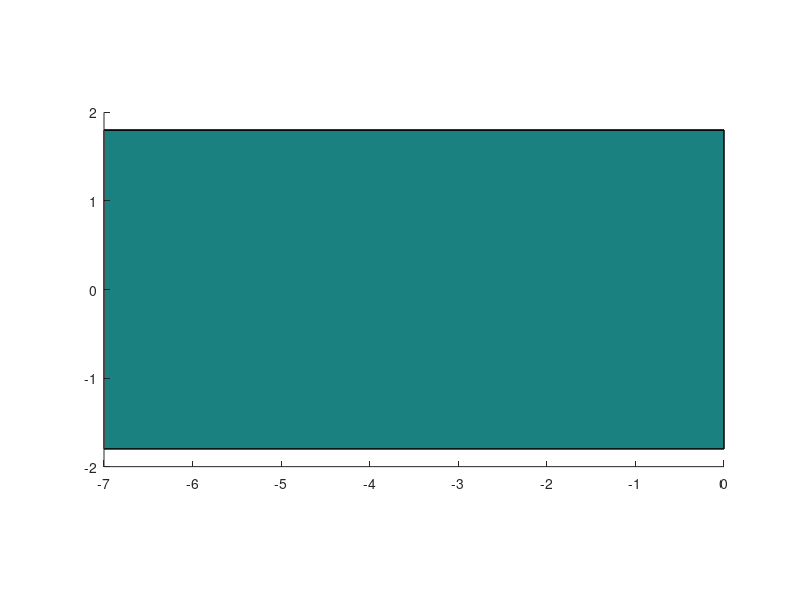

Source code (MATLAB):
function p = testArm(parentAxes, faceColor)
if (nargin == 0)
    parentAxes = gca;
    faceColor = [.1 .5 .5];
elseif (nargin == 1)
    faceColor = [.1 .5 .5];
end
set(parentAxes, 'DataAspectRatio', [1 1 1]);
link0Verts =...
    [ -7  -1.8   6.95-6.7;%1
      -7   1.8   6.95-6.7;%2
      -7   1.8   6.7-6.7;%3
      -7  -1.8   6.7-6.7;%4
      0	 -1.8	6.95-6.7;%5
      0	 -1.8 	6.7-6.7;%6
      0	  1.8	6.7-6.7;%7
      0	  1.8	6.95-6.7;];%8
 
AA = zeros(8,3);
AA(:,1)= 0;

link0Verts = link0Verts%+ AA
link0Faces =...
    [1  2  3 4;
     1  5  6 4;
     4  3  7 6;
     2  3  7 8;
     8  7  6 5];

p = patch('Parent', parentAxes, 'Faces',link0Faces,'Vertices',link0Verts,'FaceColor',faceColor);

end